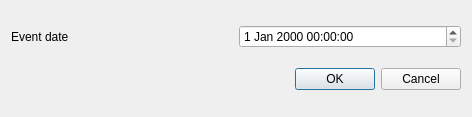
<?xml version="1.0" encoding="UTF-8"?>
<ui version="4.0">
 <class>DialogAEDEvFlag</class>
 <widget class="QDialog" name="DialogAEDEvFlag">
  <property name="geometry">
   <rect>
    <x>0</x>
    <y>0</y>
    <width>472</width>
    <height>117</height>
   </rect>
  </property>
  <property name="windowTitle">
   <string>Add Event Flag</string>
  </property>
  <layout class="QVBoxLayout" name="verticalLayout">
   <item>
    <layout class="QGridLayout" name="gridLayout">
     <item row="0" column="0">
      <widget class="QLabel" name="lbMinDate">
       <property name="text">
        <string>Event date</string>
       </property>
      </widget>
     </item>
     <item row="0" column="1">
      <widget class="QDateTimeEdit" name="edDate"/>
     </item>
    </layout>
   </item>
   <item>
    <widget class="QDialogButtonBox" name="buttonBox">
     <property name="orientation">
      <enum>Qt::Horizontal</enum>
     </property>
     <property name="standardButtons">
      <set>QDialogButtonBox::Cancel|QDialogButtonBox::Ok</set>
     </property>
    </widget>
   </item>
  </layout>
 </widget>
 <resources/>
 <connections>
  <connection>
   <sender>buttonBox</sender>
   <signal>accepted()</signal>
   <receiver>DialogAEDEvFlag</receiver>
   <slot>accept()</slot>
   <hints>
    <hint type="sourcelabel">
     <x>248</x>
     <y>254</y>
    </hint>
    <hint type="destinationlabel">
     <x>157</x>
     <y>274</y>
    </hint>
   </hints>
  </connection>
  <connection>
   <sender>buttonBox</sender>
   <signal>rejected()</signal>
   <receiver>DialogAEDEvFlag</receiver>
   <slot>reject()</slot>
   <hints>
    <hint type="sourcelabel">
     <x>316</x>
     <y>260</y>
    </hint>
    <hint type="destinationlabel">
     <x>286</x>
     <y>274</y>
    </hint>
   </hints>
  </connection>
 </connections>
</ui>
